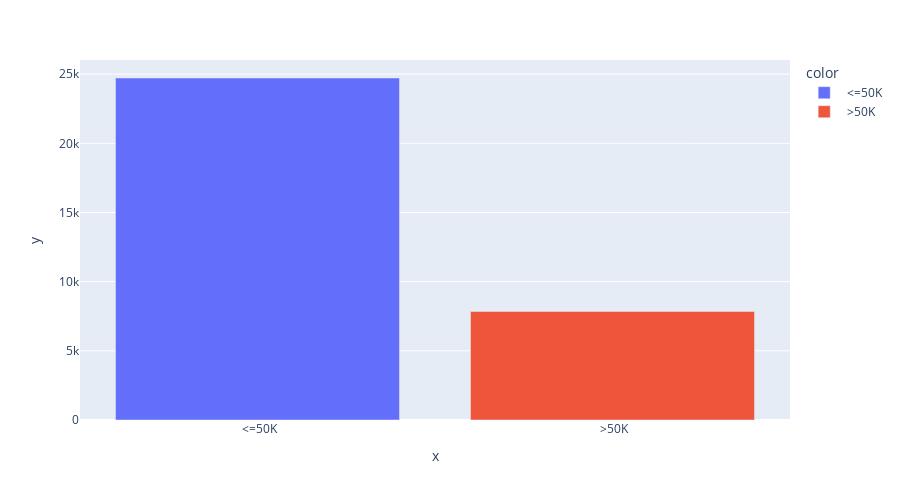

Notebook cell for this chart:
### Code cell
px.bar(
    census_df,
    x = np.unique(census_df['income'], return_counts=True)[0],
    y = np.unique(census_df['income'], return_counts=True)[1],
    height = 500,
    color = np.unique(census_df['income'], return_counts=True)[0]
)

### Figure 1 — Plotly figure (JSON) as saved in the notebook; plotly's stock layout.template omitted (floating-point values rounded to 4 significant figures)
{"data": [{"alignmentgroup": "True", "hovertemplate": "color= <=50K<br>x=%{x}<br>y=%{y}<extra></extra>", "legendgroup": " <=50K", "marker": {"color": "#636efa", "pattern": {"shape": ""}}, "name": " <=50K", "offsetgroup": " <=50K", "orientation": "v", "showlegend": true, "textposition": "auto", "type": "bar", "x": [" <=50K"], "xaxis": "x", "y": [24720], "yaxis": "y"}, {"alignmentgroup": "True", "hovertemplate": "color= >50K<br>x=%{x}<br>y=%{y}<extra></extra>", "legendgroup": " >50K", "marker": {"color": "#EF553B", "pattern": {"shape": ""}}, "name": " >50K", "offsetgroup": " >50K", "orientation": "v", "showlegend": true, "textposition": "auto", "type": "bar", "x": [" >50K"], "xaxis": "x", "y": [7841], "yaxis": "y"}], "layout": {"barmode": "relative", "height": 500, "legend": {"title": {"text": "color"}, "tracegroupgap": 0}, "margin": {"t": 60}, "xaxis": {"anchor": "y", "domain": [0, 1], "title": {"text": "x"}}, "yaxis": {"anchor": "x", "domain": [0, 1], "title": {"text": "y"}}}}
